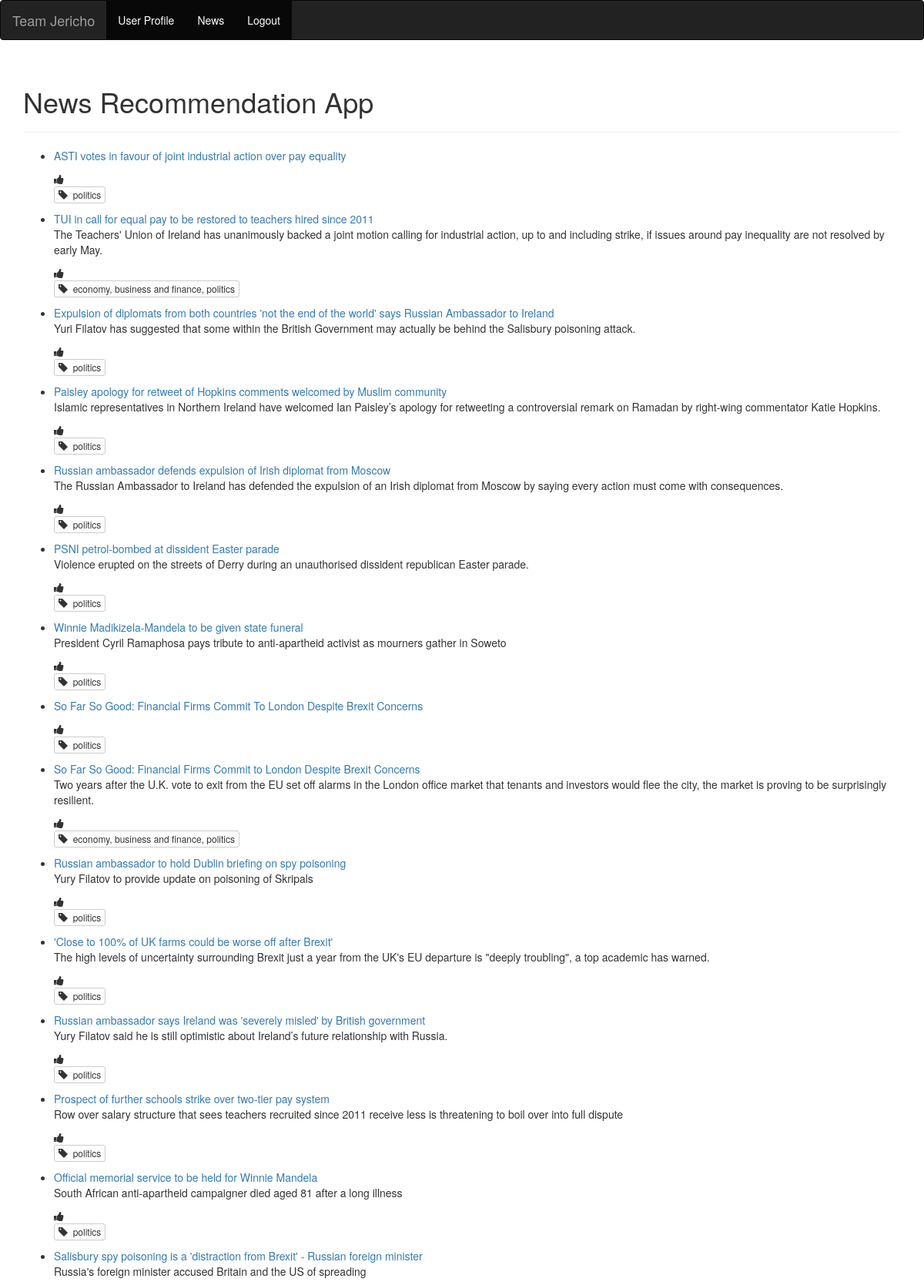
The app's page /mainpage/ (signed in, upper part) with its own data.
### application/models.py (models this page shows)
class NewsModel(models.Model):
    title = models.TextField()
    description = models.TextField()
    url = models.URLField()
    author = models.CharField(null=True,max_length=50)
    trend_factor = models.FloatField(null=True)
    categories = models.TextField(null=True)
    keywords = models.TextField(null=True)
    published_at = models.DateTimeField(default=timezone.now())

### application/views.py (the view)
# urls.py: url(r'^mainpage/$', views.BrowseView.get, name="browse"),
	def get(request):
		percentages = ranking(request.user)
		Latest_news_list = NewsModel.objects.order_by('-published_at')
		total_length = len(Latest_news_list)
		for key, value in percentages.items():
			percentages[key] = (total_length * value) / 100
		sorted_percentages = sorted(percentages.items(), key=lambda x: x[1], reverse=True)
		all_news = []
		temp0 = NewsModel.objects.filter(categories__contains=sorted_percentages[0][0]).order_by('-published_at')[
				:sorted_percentages[0][1]]
		temp1 = NewsModel.objects.filter(categories__contains=sorted_percentages[1][0]).filter(
			~Q(categories__contains=sorted_percentages[0][0])).order_by('-published_at')[
				:sorted_percentages[1][1]]
		temp2 = NewsModel.objects.filter(categories__contains=sorted_percentages[2][0]).filter(
			~Q(categories__contains=sorted_percentages[0][0])).filter(
			~Q(categories__contains=sorted_percentages[1][0])).order_by('-published_at')[
				:sorted_percentages[2][1]]
		temp3 = NewsModel.objects.filter(categories__contains=sorted_percentages[3][0]).filter(
			~Q(categories__contains=sorted_percentages[0][0])).filter(
			~Q(categories__contains=sorted_percentages[1][0])).filter(
			~Q(categories__contains=sorted_percentages[2][0])).order_by('-published_at')[
				:sorted_percentages[3][1]]
		temp4 = NewsModel.objects.filter(categories__contains=sorted_percentages[4][0]).filter(
			~Q(categories__contains=sorted_percentages[0][0])).filter(
			~Q(categories__contains=sorted_percentages[1][0])).filter(
			~Q(categories__contains=sorted_percentages[2][0])).filter(
			~Q(categories__contains=sorted_percentages[3][0])).order_by('-published_at')[
				:sorted_percentages[4][1]]
		misc_news = NewsModel.objects.filter(categories__contains=sorted_percentages[5][0]).order_by('-published_at')[
					:sorted_percentages[5][1]]
		all_news = list(chain(temp0, temp1, temp2, temp3, temp4, misc_news))
		seen={}
		corrected_news=[]
		for news in all_news:
			if news.title not in seen.keys():
				seen[news.title]=1
				corrected_news.append(news)
		for news in corrected_news:
			news.categories = re.sub(r'^{', '', news.categories)
			news.categories = re.sub(r'\}$', '', news.categories)
			news.categories = news.categories.split('\',\'')
			news.categories = [cat.replace('\'', '') for cat in news.categories]
		return render(request, 'mainpage.html', {'all_news': corrected_news})

### application/templates/mainpage.html (shortened to what this page needs)
<html>
<head>
    <link rel="stylesheet" href="https://maxcdn.bootstrapcdn.com/bootstrap/3.3.7/css/bootstrap.min.css">
    <link rel="stylesheet" href="https://cdnjs.cloudflare.com/ajax/libs/font-awesome/4.7.0/css/font-awesome.min.css">
</head>
<body>
<nav class="navbar navbar-inverse">
  <div class="container-fluid">
    <div class="navbar-header">
      <a class="navbar-brand" href="#">Team Jericho</a>
    </div>
    <ul class="nav navbar-nav">
        <li class="active"><a href="http://127.0.0.1:8000/registration/profile">User Profile</a></li>
        <li class="active"><a href="#">News</a></li>
        <li class="active"><a href="/logout">Logout</a></li>
    </ul>
  </div>
</nav>
<div class="container">
  <div class="page-header">
    <h1>News Recommendation App</h1>
  </div>
<div class="news">
      <ul>
        {% for news in all_news %}
        <li>
            <a id="{{ news.id }}" class="news-link" href={{ news.url }} target="_blank">{{ news.title }}</a>
            <p> {{news.description}}</p>
            <i onclick = "myfunction({{ news.id }}, this)" class="fa fa-thumbs-up"></i>
            <p>
                {% for category in news.categories %}
                    <button type="button" class="btn btn-default btn-xs"><span class="glyphicon glyphicon-tag"></span>&nbsp;&nbsp;{{ category }}</button>
                {% endfor %}
            </p>
        </li>
        {% endfor %}
      </ul>
    </div>
</body>
</html>

### application/templates/mainpage.html (style rules this page uses)
.fa { font-size= 400px; cursor:pointer; user-select:none; }

### records on screen
NewsModel: title "ASTI votes in favour of joint industrial action over pay equality", categories "politics"
NewsModel: title "TUI in call for equal pay to be restored to teachers hired since 2011", description "The Teachers' Union of Ireland has unanimously backed a joint motion calling for industrial action, up to and including strike, if issues around pay inequality are not resolved by early May.", categories "economy, business and finance, politics"
NewsModel: title "Expulsion of diplomats from both countries 'not the end of the world' says Russian Ambassador to Ireland", description "Yuri Filatov has suggested that some within the British Government may actually be behind the Salisbury poisoning attack.", categories "politics"
NewsModel: title "Paisley apology for retweet of Hopkins comments welcomed by Muslim community", description "Islamic representatives in Northern Ireland have welcomed Ian Paisley’s apology for retweeting a controversial remark on Ramadan by right-wing commentator Katie Hopkins.", categories "politics"
NewsModel: title "Russian ambassador defends expulsion of Irish diplomat from Moscow", description "The Russian Ambassador to Ireland has defended the expulsion of an Irish diplomat from Moscow by saying every action must come with consequences.", categories "politics"
NewsModel: title "PSNI petrol-bombed at dissident Easter parade", description "Violence erupted on the streets of Derry during an unauthorised dissident republican Easter parade.", categories "politics"
NewsModel: title "Winnie Madikizela-Mandela to be given state funeral", description "President Cyril Ramaphosa pays tribute to anti-apartheid activist as mourners gather in Soweto", categories "politics"
NewsModel: title "So Far So Good: Financial Firms Commit To London Despite Brexit Concerns", categories "politics"
NewsModel: title "So Far So Good: Financial Firms Commit to London Despite Brexit Concerns", description "Two years after the U.K. vote to exit from the EU set off alarms in the London office market that tenants and investors would flee the city, the market is proving to be surprisingly resilient.", categories "economy, business and finance, politics"
NewsModel: title "Russian ambassador to hold Dublin briefing on spy poisoning", description "Yury Filatov to provide update on poisoning of Skripals", categories "politics"
NewsModel: title "'Close to 100% of UK farms could be worse off after Brexit'", description "The high levels of uncertainty surrounding Brexit just a year from the UK's EU departure is \"deeply troubling\", a top academic has warned.", categories "politics"
NewsModel: title "Russian ambassador says Ireland was 'severely misled' by British government", description "Yury Filatov said he is still optimistic about Ireland’s future relationship with Russia.", categories "politics"
NewsModel: title "Prospect of further schools strike over two-tier pay system", description "Row over salary structure that sees teachers recruited since 2011 receive less is threatening to boil over into full dispute", categories "politics"
NewsModel: title "Official memorial service to be held for Winnie Mandela", description "South African anti-apartheid campaigner died aged 81 after a long illness", categories "politics"
NewsModel: title "Salisbury spy poisoning is a 'distraction from Brexit' - Russian foreign minister", description "Russia's foreign minister accused Britain and the US of spreading"
